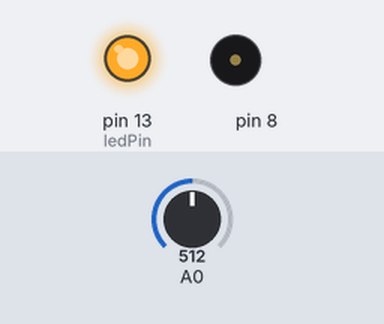
A sketch run on a simulated Arduino Uno, built with avr-gcc and run on an emulated ATmega328P. Shown: output pins drawn as LEDs (lit = HIGH), buzzer (waves = sounding). The test bench sets the inputs (shaded band); at power-on: A0 = 512. What the sketch prints to the serial monitor is not drawn.

Above: at 0.1 s.
At 5.1 s:
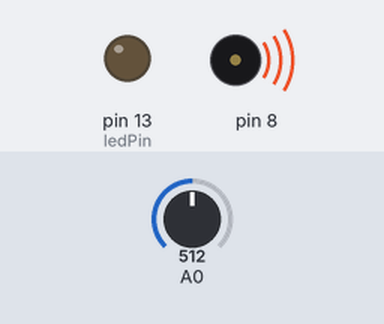
Timing chart, 0 to 6.6 s (numbered marks = the images above):
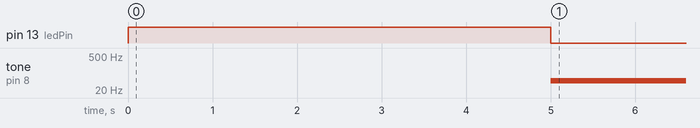

The sketch:

lighttheremin.ino
```cpp
int sensorValue;
int sensorLow = 1023;
int sensorHigh = 0;

const int ledPin = 13;

void setup(){
  pinMode(ledPin, OUTPUT);
  digitalWrite(ledPin, HIGH);

  Serial.begin(9600);

  // Calibrate sensor
  while(millis() < 5000){
    sensorValue = analogRead(A0);
    if(sensorValue < sensorLow){
     sensorLow = sensorValue;
    }
    if(sensorValue > sensorHigh){
     sensorHigh = sensorValue;
    }
  }
  digitalWrite(ledPin, LOW);
}

void loop(){
  sensorValue = analogRead(A0);
  int pitch = map(sensorValue, sensorLow, sensorHigh, 50, 4000);
  Serial.print("Pitch Value: ");
  Serial.println(pitch);
  tone(8, pitch, 20);

  delay(10);
}
```

Measured:
- by itself, tone on pin 8: silent → 49 Hz at 5.0 s
